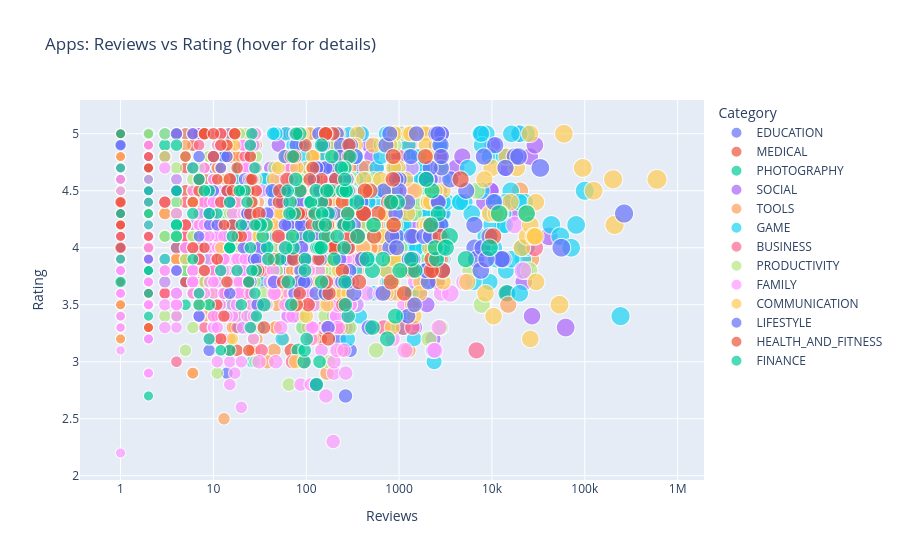

Here is the notebook cell this chart was saved with:
### Markdown cell above
## 9. Interactive visualisation (plotly)
_Checklist: at least one interactive chart_

### Code cell
app_stats = apps.dropna(subset=["Rating"]).copy()
app_stats["Log_Installs"] = np.log10(app_stats["Installs"])

fig = px.scatter(
    app_stats, x="Reviews", y="Rating", color="Category", size="Log_Installs",
    hover_name="App", hover_data=["Installs", "Type", "Price"],
    log_x=True, title="Apps: Reviews vs Rating (hover for details)",
)
fig.show()

### Figure 1 — Plotly figure (JSON) as saved in the notebook; plotly's stock layout.template omitted (floating-point values rounded to 4 significant figures; data arrays with more than 128 entries replaced by an {"elided": "..."} marker saying what was removed)
{"data": [{"customdata": {"elided": "168x3 mixed values"}, "hovertemplate": "<b>%{hovertext}</b><br><br>Category=EDUCATION<br>Reviews=%{x}<br>Rating=%{y}<br>Log_Installs=%{marker.size}<br>Installs=%{customdata[0]}<br>Type=%{customdata[1]}<br>Price=%{customdata[2]}<extra></extra>", "hovertext": {"elided": "168 str values"}, "legendgroup": "EDUCATION", "marker": {"color": "#636efa", "size": {"elided": "168 float values"}, "sizemode": "area", "sizeref": 0.01925, "symbol": "circle"}, "mode": "markers", "name": "EDUCATION", "showlegend": true, "type": "scattergl", "x": {"elided": "168 int values"}, "xaxis": "x", "y": {"elided": "168 float values"}, "yaxis": "y"}, {"customdata": {"elided": "131x3 mixed values"}, "hovertemplate": "<b>%{hovertext}</b><br><br>Category=MEDICAL<br>Reviews=%{x}<br>Rating=%{y}<br>Log_Installs=%{marker.size}<br>Installs=%{customdata[0]}<br>Type=%{customdata[1]}<br>Price=%{customdata[2]}<extra></extra>", "hovertext": {"elided": "131 str values"}, "legendgroup": "MEDICAL", "marker": {"color": "#EF553B", "size": {"elided": "131 float values"}, "sizemode": "area", "sizeref": 0.01925, "symbol": "circle"}, "mode": "markers", "name": "MEDICAL", "showlegend": true, "type": "scattergl", "x": {"elided": "131 int values"}, "xaxis": "x", "y": {"elided": "131 float values"}, "yaxis": "y"}, {"customdata": {"elided": "137x3 mixed values"}, "hovertemplate": "<b>%{hovertext}</b><br><br>Category=PHOTOGRAPHY<br>Reviews=%{x}<br>Rating=%{y}<br>Log_Installs=%{marker.size}<br>Installs=%{customdata[0]}<br>Type=%{customdata[1]}<br>Price=%{customdata[2]}<extra></extra>", "hovertext": {"elided": "137 str values"}, "legendgroup": "PHOTOGRAPHY", "marker": {"color": "#00cc96", "size": {"elided": "137 float values"}, "sizemode": "area", "sizeref": 0.01925, "symbol": "circle"}, "mode": "markers", "name": "PHOTOGRAPHY", "showlegend": true, "type": "scattergl", "x": {"elided": "137 int values"}, "xaxis": "x", "y": {"elided": "137 float values"}, "yaxis": "y"}, {"customdata": {"elided": "128x3 mixed values"}, "hovertemplate": "<b>%{hovertext}</b><br><br>Category=SOCIAL<br>Reviews=%{x}<br>Rating=%{y}<br>Log_Installs=%{marker.size}<br>Installs=%{customdata[0]}<br>Type=%{customdata[1]}<br>Price=%{customdata[2]}<extra></extra>", "hovertext": ["Fresh Studio 248", "Smart Pal 913", "Easy Planner 397", "Mega Quest 209", "Fresh Scanner 125", "Prime Box 294", "Pro Chat 618", "Prime Hub 430", "Magic Master 102", "Ultra Pal 486", "Quick Tracker 726", "Smart Tracker 760", "Easy Hub 801", "Mega Master 823", "Prime Hub 553", "Pro Coach 13", "Mega Notes 834", "Quick Scanner 257", "Magic Scanner 382", "Super Tracker 523", "Pocket Scanner 980", "Ultra Wallet 910", "Prime Lens 151", "Prime Scanner 48", "Ultra Box 605", "Quick Box 580", "Ultra Planner 697", "Ultra Tracker 936", "Prime Chat 537", "Pro Master 148", "Ultra Wallet 512", "Daily Scanner 269", "Pro Wallet 22", "Smart Notes 121", "Super Chat 916", "Quick Wallet 829", "Prime Chat 121", "Pocket Hub 884", "Pro Master 96", "Super Lens 15", "Ultra Scanner 599", "Fresh Lens 792", "Mega Coach 274", "Prime Chat 650", "Prime Wallet 976", "Super Wallet 494", "Smart Planner 621", "Magic Pal 445", "Super Lens 231", "Prime Chat 133", "Easy Box 410", "Prime Hub 523", "Prime Chat 589", "Super Wallet 208", "Easy Coach 419", "Super Chat 762", "Pocket Wallet 355", "Quick Studio 957", "Fresh Box 130", "Pocket Studio 168", "Smart Notes 205", "Magic Lens 389", "Pro Pal 702", "Daily Studio 41", "Fresh Studio 727", "Magic Master 967", "Ultra Planner 72", "Ultra Tracker 904", "Quick Planner 466", "Mega Hub 674", "Daily Scanner 621", "Smart Coach 312", "Pro Chat 70", "Smart Pal 404", "Quick Master 136", "Quick Studio 617", "Fresh Planner 415", "Ultra Chat 803", "Fresh Master 417", "Prime Box 357", "Magic Master 33", "Magic Studio 637", "Super Pal 775", "Ultra Planner 719", "Quick Scanner 154", "Mega Notes 995", "Daily Pal 61", "Super Coach 231", "Daily Studio 492", "Fresh Master 164", "Easy Scanner 580", "Super Coach 856", "Fresh Chat 86", "Super Chat 209", "Pro Planner 126", "Prime Studio 432", "Quick Chat 570", "Daily Studio 838", "Easy Coach 706", "Ultra Tracker 231", "Super Chat 372", "Super Box 371", "Ultra Box 580", "Fresh Chat 663", "Mega Pal 485", "Super Tracker 803", "Quick Tracker 935", "Mega Scanner 12", "Mega Quest 96", "Ultra Wallet 744", "Pocket Coach 770", "Ultra Scanner 499", "Quick Studio 495", "Daily Planner 972", "Pocket Quest 994", "Ultra Planner 870", "Ultra Tracker 263", "Prime Tracker 69", "Easy Coach 171", "Magic Wallet 62", "Ultra Quest 534", "Magic Chat 566", "Quick Tracker 901", "Mega Hub 754", "Fresh Box 965", "Prime Master 747", "Fresh Pal 236", "Pocket Notes 361"], "legendgroup": "SOCIAL", "marker": {"color": "#ab63fa", "size": [3.699, 4.699, 5.699, 4.699, 3.0, 4.0, 2.0, 6.0, 4.699, 4.0, 3.699, 4.0, 4.0, 4.0, 5.699, 5.0, 5.0, 4.0, 3.699, 5.0, 4.0, 4.699, 3.0, 5.0, 5.0, 4.0, 4.699, 4.699, 4.0, 4.0, 5.0, 4.0, 6.0, 4.0, 4.699, 4.0, 6.0, 3.699, 5.0, 6.699, 5.0, 5.0, 5.0, 4.0, 5.0, 2.699, 4.0, 6.0, 4.699, 3.699, 6.0, 5.699, 5.0, 4.0, 4.699, 3.699, 5.0, 2.699, 5.0, 5.0, 5.0, 5.699, 4.0, 5.0, 5.0, 3.0, 4.0, 5.0, 3.699, 4.699, 4.699, 5.0, 6.0, 3.699, 3.0, 5.0, 3.699, 6.0, 6.0, 4.0, 6.699, 3.699, 4.699, 3.699, 5.0, 3.699, 3.0, 4.0, 5.0, 3.0, 5.0, 4.0, 5.0, 5.0, 4.0, 5.699, 4.0, 5.699, 6.0, 5.699, 4.699, 4.0, 5.699, 5.0, 4.0, 4.0, 5.0, 3.0, 5.0, 5.0, 2.699, 4.699, 4.0, 5.0, 4.0, 3.699, 5.699, 4.699, 4.0, 5.0, 5.0, 4.0, 3.0, 4.0, 3.0, 5.0, 4.0, 6.699], "sizemode": "area", "sizeref": 0.01925, "symbol": "circle"}, "mode": "markers", "name": "SOCIAL", "showlegend": true, "type": "scattergl", "x": [49, 383, 7826, 1327, 5, 280, 2, 25572, 1121, 63, 33, 42, 117, 59, 10528, 2507, 721, 81, 37, 2700, 277, 567, 18, 984, 1502, 79, 944, 702, 273, 151, 2473, 141, 27038, 68, 1125, 94, 4127, 27, 2315, 23424, 2904, 1396, 2080, 297, 2868, 8, 154, 16112, 473, 67, 9561, 13474, 812, 240, 1474, 105, 2452, 2, 1368, 1325, 1127, 4788, 85, 2580, 2903, 28, 80, 2219, 24, 351, 1396, 1472, 29023, 40, 24, 2673, 41, 14175, 22051, 34, 62242, 72, 437, 82, 1531, 145, 21, 246, 1957, 7, 2048, 50, 2417, 467, 70, 14307, 135, 9717, 20169, 2588, 913, 38, 8256, 1944, 72, 192, 2742, 16, 2285, 1852, 12, 1130, 193, 1660, 233, 58, 10127, 1339, 271, 508, 2843, 223, 27, 154, 14, 1998, 140, 41097], "xaxis": "x", "y": [4.0, 5.0, 5.0, 4.9, 5.0, 4.1, 4.2, 4.8, 4.5, 3.4, 4.3, 4.1, 4.6, 3.5, 4.4, 4.9, 4.1, 3.4, 4.6, 4.0, 3.8, 4.7, 4.4, 4.3, 3.9, 5.0, 4.3, 4.5, 4.6, 4.0, 4.3, 3.9, 3.4, 4.8, 5.0, 4.3, 4.7, 4.1, 3.2, 4.0, 4.3, 5.0, 4.1, 4.6, 3.9, 4.3, 4.6, 4.3, 4.9, 3.8, 4.5, 4.4, 3.6, 3.4, 3.3, 4.3, 4.5, 4.1, 4.5, 3.9, 4.3, 4.8, 4.9, 4.2, 4.3, 4.9, 4.3, 4.5, 4.1, 4.1, 5.0, 4.3, 4.9, 4.5, 4.8, 3.9, 4.7, 4.7, 3.7, 3.7, 3.3, 5.0, 4.2, 4.3, 4.4, 3.8, 4.9, 5.0, 4.4, 5.0, 5.0, 4.9, 4.4, 4.4, 4.4, 4.8, 4.5, 4.5, 5.0, 4.7, 3.9, 4.6, 4.4, 4.5, 5.0, 3.8, 4.5, 4.6, 4.3, 4.5, 4.6, 4.6, 3.8, 3.6, 5.0, 3.9, 4.9, 4.2, 3.9, 4.8, 5.0, 4.2, 5.0, 4.0, 5.0, 3.5, 4.2, 4.1], "yaxis": "y"}, {"customdata": {"elided": "301x3 mixed values"}, "hovertemplate": "<b>%{hovertext}</b><br><br>Category=TOOLS<br>Reviews=%{x}<br>Rating=%{y}<br>Log_Installs=%{marker.size}<br>Installs=%{customdata[0]}<br>Type=%{customdata[1]}<br>Price=%{customdata[2]}<extra></extra>", "hovertext": {"elided": "301 str values"}, "legendgroup": "TOOLS", "marker": {"color": "#FFA15A", "size": {"elided": "301 float values"}, "sizemode": "area", "sizeref": 0.01925, "symbol": "circle"}, "mode": "markers", "name": "TOOLS", "showlegend": true, "type": "scattergl", "x": {"elided": "301 int values"}, "xaxis": "x", "y": {"elided": "301 float values"}, "yaxis": "y"}, {"customdata": {"elided": "343x3 mixed values"}, "hovertemplate": "<b>%{hovertext}</b><br><br>Category=GAME<br>Reviews=%{x}<br>Rating=%{y}<br>Log_Installs=%{marker.size}<br>Installs=%{customdata[0]}<br>Type=%{customdata[1]}<br>Price=%{customdata[2]}<extra></extra>", "hovertext": {"elided": "343 str values"}, "legendgroup": "GAME", "marker": {"color": "#19d3f3", "size": {"elided": "343 float values"}, "sizemode": "area", "sizeref": 0.01925, "symbol": "circle"}, "mode": "markers", "name": "GAME", "showlegend": true, "type": "scattergl", "x": {"elided": "343 int values"}, "xaxis": "x", "y": {"elided": "343 float values"}, "yaxis": "y"}, {"customdata": {"elided": "182x3 mixed values"}, "hovertemplate": "<b>%{hovertext}</b><br><br>Category=BUSINESS<br>Reviews=%{x}<br>Rating=%{y}<br>Log_Installs=%{marker.size}<br>Installs=%{customdata[0]}<br>Type=%{customdata[1]}<br>Price=%{customdata[2]}<extra></extra>", "hovertext": {"elided": "182 str values"}, "legendgroup": "BUSINESS", "marker": {"color": "#FF6692", "size": {"elided": "182 float values"}, "sizemode": "area", "sizeref": 0.01925, "symbol": "circle"}, "mode": "markers", "name": "BUSINESS", "showlegend": true, "type": "scattergl", "x": {"elided": "182 int values"}, "xaxis": "x", "y": {"elided": "182 float values"}, "yaxis": "y"}, {"customdata": {"elided": "203x3 mixed values"}, "hovertemplate": "<b>%{hovertext}</b><br><br>Category=PRODUCTIVITY<br>Reviews=%{x}<br>Rating=%{y}<br>Log_Installs=%{marker.size}<br>Installs=%{customdata[0]}<br>Type=%{customdata[1]}<br>Price=%{customdata[2]}<extra></extra>", "hovertext": {"elided": "203 str values"}, "legendgroup": "PRODUCTIVITY", "marker": {"color": "#B6E880", "size": {"elided": "203 float values"}, "sizemode": "area", "sizeref": 0.01925, "symbol": "circle"}, "mode": "markers", "name": "PRODUCTIVITY", "showlegend": true, "type": "scattergl", "x": {"elided": "203 int values"}, "xaxis": "x", "y": {"elided": "203 float values"}, "yaxis": "y"}, {"customdata": {"elided": "436x3 mixed values"}, "hovertemplate": "<b>%{hovertext}</b><br><br>Category=FAMILY<br>Reviews=%{x}<br>Rating=%{y}<br>Log_Installs=%{marker.size}<br>Installs=%{customdata[0]}<br>Type=%{customdata[1]}<br>Price=%{customdata[2]}<extra></extra>", "hovertext": {"elided": "436 str values"}, "legendgroup": "FAMILY", "marker": {"color": "#FF97FF", "size": {"elided": "436 float values"}, "sizemode": "area", "sizeref": 0.01925, "symbol": "circle"}, "mode": "markers", "name": "FAMILY", "showlegend": true, "type": "scattergl", "x": {"elided": "436 int values"}, "xaxis": "x", "y": {"elided": "436 float values"}, "yaxis": "y"}, {"customdata": {"elided": "135x3 mixed values"}, "hovertemplate": "<b>%{hovertext}</b><br><br>Category=COMMUNICATION<br>Reviews=%{x}<br>Rating=%{y}<br>Log_Installs=%{marker.size}<br>Installs=%{customdata[0]}<br>Type=%{customdata[1]}<br>Price=%{customdata[2]}<extra></extra>", "hovertext": {"elided": "135 str values"}, "legendgroup": "COMMUNICATION", "marker": {"color": "#FECB52", "size": {"elided": "135 float values"}, "sizemode": "area", "sizeref": 0.01925, "symbol": "circle"}, "mode": "markers", "name": "COMMUNICATION", "showlegend": true, "type": "scattergl", "x": {"elided": "135 int values"}, "xaxis": "x", "y": {"elided": "135 float values"}, "yaxis": "y"}, {"customdata": {"elided": "177x3 mixed values"}, "hovertemplate": "<b>%{hovertext}</b><br><br>Category=LIFESTYLE<br>Reviews=%{x}<br>Rating=%{y}<br>Log_Installs=%{marker.size}<br>Installs=%{customdata[0]}<br>Type=%{customdata[1]}<br>Price=%{customdata[2]}<extra></extra>", "hovertext": {"elided": "177 str values"}, "legendgroup": "LIFESTYLE", "marker": {"color": "#636efa", "size": {"elided": "177 float values"}, "sizemode": "area", "sizeref": 0.01925, "symbol": "circle"}, "mode": "markers", "name": "LIFESTYLE", "showlegend": true, "type": "scattergl", "x": {"elided": "177 int values"}, "xaxis": "x", "y": {"elided": "177 float values"}, "yaxis": "y"}, {"customdata": {"elided": "149x3 mixed values"}, "hovertemplate": "<b>%{hovertext}</b><br><br>Category=HEALTH_AND_FITNESS<br>Reviews=%{x}<br>Rating=%{y}<br>Log_Installs=%{marker.size}<br>Installs=%{customdata[0]}<br>Type=%{customdata[1]}<br>Price=%{customdata[2]}<extra></extra>", "hovertext": {"elided": "149 str values"}, "legendgroup": "HEALTH_AND_FITNESS", "marker": {"color": "#EF553B", "size": {"elided": "149 float values"}, "sizemode": "area", "sizeref": 0.01925, "symbol": "circle"}, "mode": "markers", "name": "HEALTH_AND_FITNESS", "showlegend": true, "type": "scattergl", "x": {"elided": "149 int values"}, "xaxis": "x", "y": {"elided": "149 float values"}, "yaxis": "y"}, {"customdata": {"elided": "150x3 mixed values"}, "hovertemplate": "<b>%{hovertext}</b><br><br>Category=FINANCE<br>Reviews=%{x}<br>Rating=%{y}<br>Log_Installs=%{marker.size}<br>Installs=%{customdata[0]}<br>Type=%{customdata[1]}<br>Price=%{customdata[2]}<extra></extra>", "hovertext": {"elided": "150 str values"}, "legendgroup": "FINANCE", "marker": {"color": "#00cc96", "size": {"elided": "150 float values"}, "sizemode": "area", "sizeref": 0.01925, "symbol": "circle"}, "mode": "markers", "name": "FINANCE", "showlegend": true, "type": "scattergl", "x": {"elided": "150 int values"}, "xaxis": "x", "y": {"elided": "150 float values"}, "yaxis": "y"}], "layout": {"legend": {"itemsizing": "constant", "title": {"text": "Category"}, "tracegroupgap": 0}, "title": {"text": "Apps: Reviews vs Rating (hover for details)"}, "xaxis": {"anchor": "y", "domain": [0, 1], "title": {"text": "Reviews"}, "type": "log"}, "yaxis": {"anchor": "x", "domain": [0, 1], "title": {"text": "Rating"}}}}
